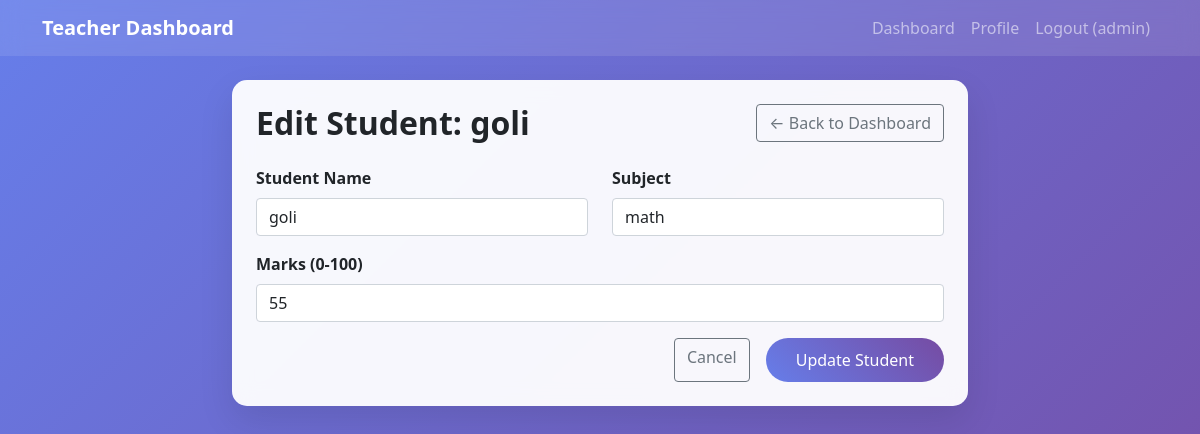
/edit-student/5/ (signed in), run on an earlier commit of the app's database.
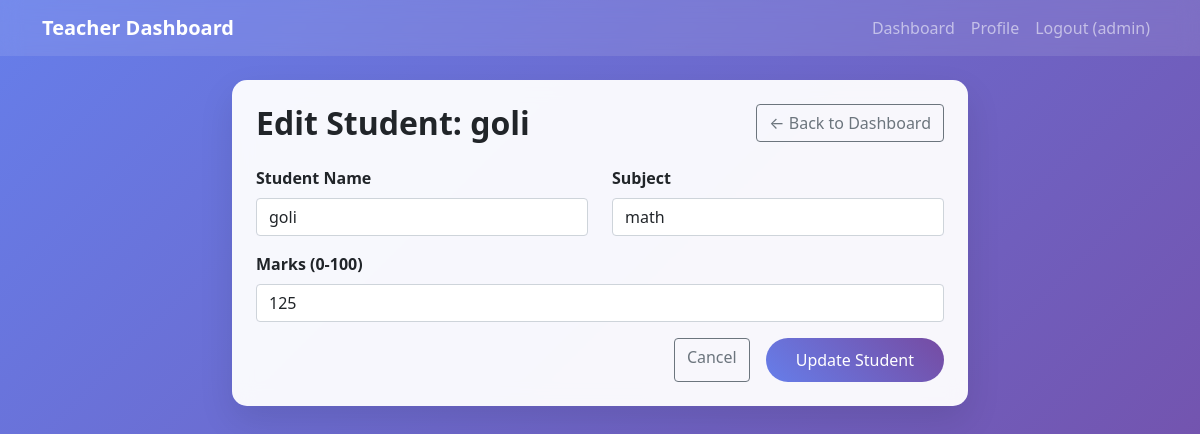
And on a later commit of the database.
### WebApp/models.py (models this page shows, shortened)
class Student(models.Model):
    id = models.AutoField(primary_key=True)
    name = models.CharField(max_length=100)
    subject = models.CharField(max_length=100)
    marks = models.IntegerField()
    created_at = models.DateTimeField(auto_now_add=True)
    updated_at = models.DateTimeField(auto_now=True)
    class Meta:
        ordering = ['-created_at']

### WebApp/views.py (the view)
# urls.py: path('edit-student/<int:student_id>/', views.edit_student_view, name='edit_student'),
@login_required
def edit_student_view(request, student_id):
    student = get_object_or_404(Student, id=student_id)
    if request.method == 'POST':
        form = StudentForm(request.POST, instance=student)
        if form.is_valid():
            form.save()
            messages.success(request, 'Student updated successfully!')
            return redirect('dashboard')
        else:
            messages.error(request, 'Please correct the errors below.')
    else:
        form = StudentForm(instance=student)
    return render(request, 'auth/edit_student.html', {'form': form, 'student': student})

### WebApp/forms.py (shortened to what this page needs)
class StudentForm(forms.ModelForm):
    class Meta:
        model = Student
        fields = ['name', 'subject', 'marks']
        widgets = {
            'name': forms.TextInput(attrs={'class': 'form-control', 'placeholder': 'Enter student name'}),
            'subject': forms.TextInput(attrs={'class': 'form-control', 'placeholder': 'Enter subject'}),
            'marks': forms.NumberInput(attrs={
                'class': 'form-control',
                'min': 0,
                'max': 100
            }),
        }

### templates/auth/edit_student.html (shortened to what this page needs)
{% extends 'auth/base.html' %}
{% block content %}
<div class="container mt-4">
    <div class="row justify-content-center">
        <div class="col-md-8">
            <div class="auth-card p-4">
                <div class="d-flex justify-content-between align-items-center mb-4">
                    <h2 class="fw-bold text-dark mb-0">Edit Student: {{ student.name }}</h2>
                    <a href="{% url 'dashboard' %}" class="btn btn-outline-secondary">
                        ← Back to Dashboard
                    </a>
                </div>
                <form method="post">
                    <div class="row">
                        <div class="col-md-6 mb-3">
                            <label for="{{ form.name.id_for_label }}" class="form-label fw-bold">Student Name</label>
                            {{ form.name }}
                        </div>
                        <div class="col-md-6 mb-3">
                            <label for="{{ form.subject.id_for_label }}" class="form-label fw-bold">Subject</label>
                            {{ form.subject }}
                        </div>
                    </div>
                    <div class="mb-3">
                        <label for="{{ form.marks.id_for_label }}" class="form-label fw-bold">Marks (0-100)</label>
                        {{ form.marks }}
                    </div>
                    <div class="d-grid gap-2 d-md-flex justify-content-md-end">
                        <a href="{% url 'dashboard' %}" class="btn btn-outline-secondary me-md-2">Cancel</a>
                        <button type="submit" class="btn btn-custom">Update Student</button>
                    </div>
                </form>
            </div>
        </div>
    </div>
</div>
{% endblock %}

What changed in the data, as far as the page shows it:
changed Student "goli": marks "55" → "125"
